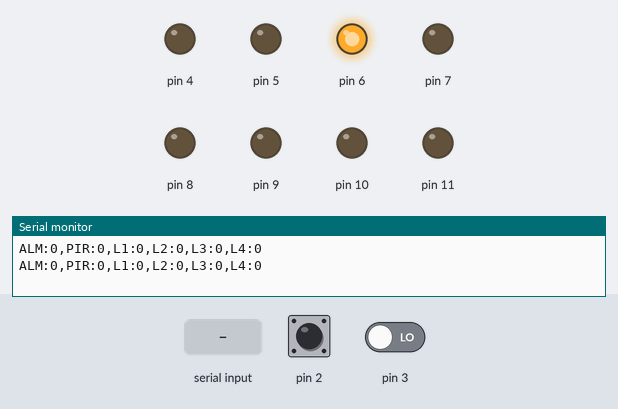
Bench run of a sketch on a simulated Arduino Uno, built with avr-gcc and run on an emulated ATmega328P. Parts: output pins drawn as LEDs (lit = HIGH), the last lines printed to the serial monitor. Dashed ring = blinking. Inputs (shaded band) come from the test bench; at power-on: pin 2 HIGH, pin 3 LOW.

Above: at 1.2 s.
1.3 s: pin 2 pulled LOW for 0.15 s
At 2.3 s:
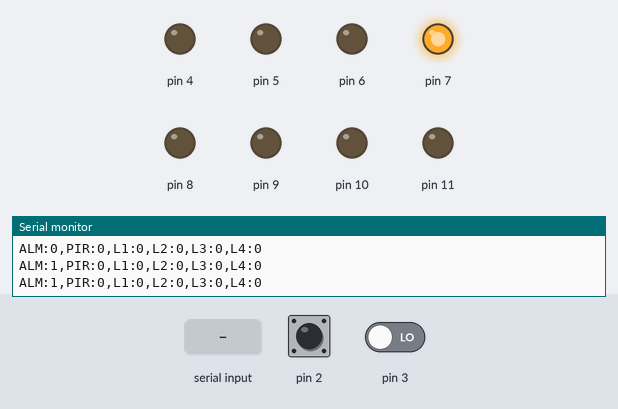
2.9 s: pin 3 driven HIGH
At 3.25 s:
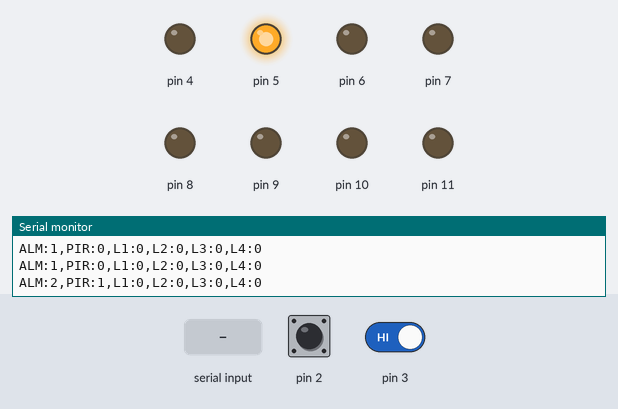
6.0 s: "1" received over Serial
At 6.75 s:
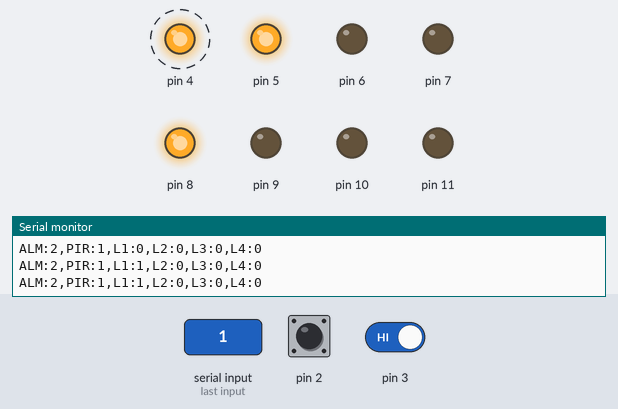
9.1 s: "2" received over Serial
At 9.75 s:
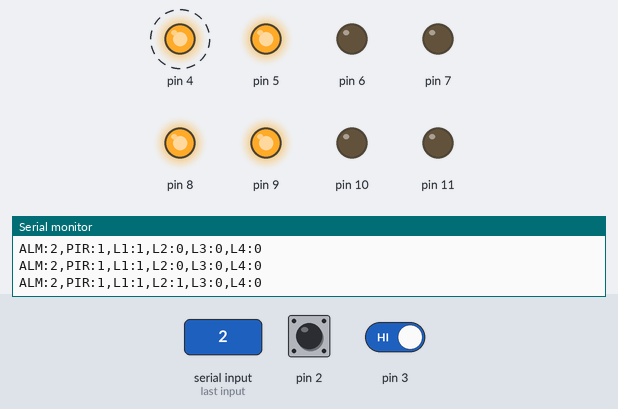
12.2 s: pin 2 pulled LOW for 1 s
At 13.0 s:
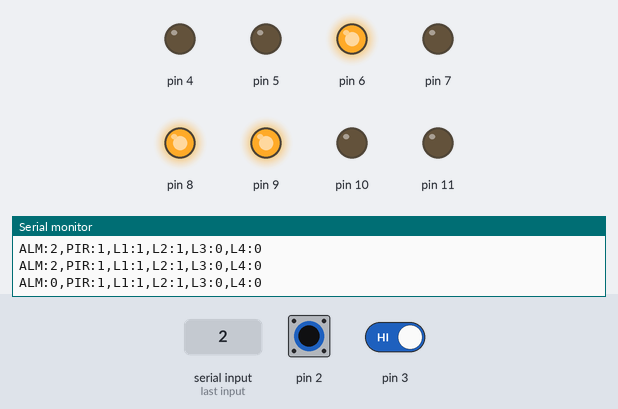
14.7 s: "q" received over Serial
At 16.1 s:
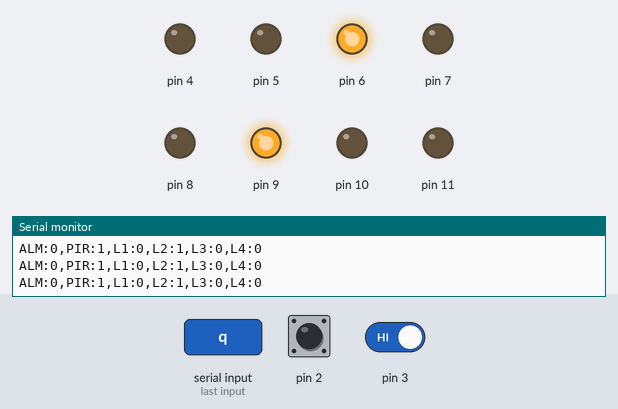
Timing chart, 0 to 17.2 s (numbered marks = the images above; inputs shaded):
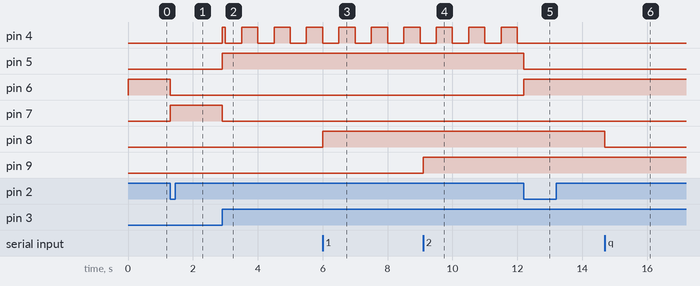

Measured:
- after the input at 1.3 s, pin 6: HIGH → LOW at once; pin 7: LOW → HIGH at once
- after the input at 2.9 s, pin 4: LOW → HIGH at once, then repeats every 1.0 s: LOW 0.50 s, HIGH 0.50 s; pin 5: LOW → HIGH at once; pin 7: HIGH → LOW at once
- after the input at 6.0 s, pin 8: LOW → HIGH at once
- after the input at 9.1 s, pin 9: LOW → HIGH at once
- after the input at 12.2 s, pin 4: stops changing and stays LOW; pin 5: HIGH → LOW at once; pin 6: LOW → HIGH at once
- after the input at 14.7 s, pin 8: HIGH → LOW at once

The sketch:

Arduino_Main_ino.ino
```cpp
#include "DomoticaControl.h"

// Instanciación del objeto del sistema domótico mapeando los pines:
// Parámetros: (Pin Botón Armar, Pin PIR, Pin Buzzer, Pin LED_R, Pin LED_G, Pin LED_B, Lum1, Lum2, Lum3, Lum4)
SistemaDomotica casa(2, 3, 4, 5, 6, 7, 8, 9, 10, 11);

void setup() {
  // Inicializamos comunicación serial a 115200 baudios (tal como lo probamos)
  Serial.begin(115200);

  // Inicializamos los pines y estados del sistema
  casa.inicializar();
}

void loop() {
  // 1. Ejecutamos la actualización continua de la máquina de estados y sensores
  casa.actualizar();

  // 2. Procesamiento de comandos entrantes desde Processing vía Puerto Serie
  if (Serial.available() > 0) {
    char comando = Serial.read();

    // Protocolo simple de comandos para las 4 luminarias:
    // '1' a '4' encienden las luminarias respectivamente.
    // 'q', 'w', 'e', 'r' apagan las luminarias 1, 2, 3 y 4 respectivamente.
    switch (comando) {
      case '1': casa.setLuminaria(0, true);  break;
      case 'q': casa.setLuminaria(0, false); break;

      case '2': casa.setLuminaria(1, true);  break;
      case 'w': casa.setLuminaria(1, false); break;

      case '3': casa.setLuminaria(2, true);  break;
      case 'e': casa.setLuminaria(2, false); break;

      case '4': casa.setLuminaria(3, true);  break;
      case 'r': casa.setLuminaria(3, false); break;
    }
  }
}
```

DomoticaControl.cpp
```cpp
#include "DomoticaControl.h"

// Constructor: Asigna pines y configura variables iniciales
SistemaDomotica::SistemaDomotica(uint8_t btnArmar, uint8_t pir, uint8_t buzzer, uint8_t ledR, uint8_t ledG, uint8_t ledB, uint8_t lum1, uint8_t lum2, uint8_t lum3, uint8_t lum4) {
  pinBotonArmar = btnArmar;
  pinPIR = pir;
  pinBuzzer = buzzer;
  pinLedR = ledR;
  pinLedG = ledG;
  pinLedB = ledB;

  pinesLuminarias[0] = lum1;
  pinesLuminarias[1] = lum2;
  pinesLuminarias[2] = lum3;
  pinesLuminarias[3] = lum4;

  estadoActual = ESTADO_DESARMADO;
  estadoAnteriorBotonArmar = HIGH;
  ultimoTiempoEnvio = 0;
}

// Inicialización de pines (equivalente al setup)
void SistemaDomotica::inicializar() {
  pinMode(pinBotonArmar, INPUT_PULLUP);
  pinMode(pinPIR, INPUT);
  pinMode(pinBuzzer, OUTPUT);
  pinMode(pinLedR, OUTPUT);
  pinMode(pinLedG, OUTPUT);
  pinMode(pinLedB, OUTPUT);

  for (uint8_t i = 0; i < 4; i++) {
    pinMode(pinesLuminarias[i], OUTPUT);
    digitalWrite(pinesLuminarias[i], LOW);
  }

  // Estado inicial: Todo apagado / sistema desarmado (LED Verde)
  digitalWrite(pinLedR, LOW);
  digitalWrite(pinLedG, HIGH);
  digitalWrite(pinLedB, LOW);
  digitalWrite(pinBuzzer, LOW);
}

// Actualización lógica continua (máquina de estados)
void SistemaDomotica::actualizar() {
  // 1. Lectura del botón de alarma (con anti-rebote simple por flanco)
  bool lecturaBoton = digitalRead(pinBotonArmar);
  if (lecturaBoton == LOW && estadoAnteriorBotonArmar == HIGH) {
    // Cambio de estado seguro entre DESARMADO y ARMADO
    if (estadoActual == ESTADO_DESARMADO) {
      estadoActual = ESTADO_ARMADO;
      // LED Azul: Sistema Armado
      digitalWrite(pinLedR, LOW);
      digitalWrite(pinLedG, LOW);
      digitalWrite(pinLedB, HIGH);
    } else if (estadoActual == ESTADO_ARMADO || estadoActual == ESTADO_ALARMA_DISPARADA) {
      estadoActual = ESTADO_DESARMADO;
      // LED Verde: Sistema Desarmado
      digitalWrite(pinLedR, LOW);
      digitalWrite(pinLedG, HIGH);
      digitalWrite(pinLedB, LOW);
      digitalWrite(pinBuzzer, LOW);
    }
    delay(200); // Pequeño debounce por software
  }
  estadoAnteriorBotonArmar = lecturaBoton;

  // 2. Lógica según el estado actual de la máquina de estados
  switch (estadoActual) {
    case ESTADO_DESARMADO:
      // Sin monitoreo de intrusión activo
      break;

    case ESTADO_ARMADO:
      // Monitoreando el sensor PIR
      if (digitalRead(pinPIR) == HIGH) {
        estadoActual = ESTADO_ALARMA_DISPARADA;
        // LED Rojo intermitente / encendido y Buzzer activo
        digitalWrite(pinLedR, HIGH);
        digitalWrite(pinLedG, LOW);
        digitalWrite(pinLedB, LOW);
      }
      break;

    case ESTADO_ALARMA_DISPARADA:
      // Suena la chicharra de forma intermitente
      digitalWrite(pinBuzzer, (millis() / 500) % 2 == HIGH ? HIGH : LOW);
      break;
  }

  // 3. Envío periódico de telemetría a Processing (cada 500ms)
  if (millis() - ultimoTiempoEnvio > 500) {
    enviarReporteSerial();
    ultimoTiempoEnvio = millis();
  }
}

// Control individual de luminarias desde Processing
void SistemaDomotica::setLuminaria(uint8_t indice, bool encender) {
  if (indice < 4) {
    digitalWrite(pinesLuminarias[indice], encender ? HIGH : LOW);
  }
}

// Devuelve el estado actual para la lógica
EstadoSistema SistemaDomotica::getEstadoActual() {
  return estadoActual;
}

// Reporte empaquetado por puerto serie hacia Processing
void SistemaDomotica::enviarReporteSerial() {
  // Formato simple: ESTADO_ALARMA, ESTADO_PIR, ESTADO_LUM1, LUM2, LUM3, LUM4
  Serial.print("ALM:");
  Serial.print(estadoActual);
  Serial.print(",PIR:");
  Serial.print(digitalRead(pinPIR));
  Serial.print(",L1:");
  Serial.print(digitalRead(pinesLuminarias[0]));
  Serial.print(",L2:");
  Serial.print(digitalRead(pinesLuminarias[1]));
  Serial.print(",L3:");
  Serial.print(digitalRead(pinesLuminarias[2]));
  Serial.print(",L4:");
  Serial.println(digitalRead(pinesLuminarias[3]));
}
```

DomoticaControl.h
```cpp
#ifndef DOMOTICA_CONTROL_H
#define DOMOTICA_CONTROL_H

#include <Arduino.h>

// Definición de Estados para la Máquina de Estados (Requisito de cátedra)
enum EstadoSistema {
  ESTADO_DESARMADO,
  ESTADO_ARMADO,
  ESTADO_ALARMA_DISPARADA
};

class SistemaDomotica {
  private:
    // Pines de Hardware
    uint8_t pinBotonArmar;
    uint8_t pinPIR;
    uint8_t pinBuzzer;
    uint8_t pinLedR;
    uint8_t pinLedG;
    uint8_t pinLedB;
    uint8_t pinesLuminarias[4];

    // Variables de estado interno
    EstadoSistema estadoActual;
    bool estadoAnteriorBotonArmar;
    unsigned long ultimoTiempoEnvio;

  public:
    // Constructor
    SistemaDomotica(uint8_t btnArmar, uint8_t pir, uint8_t buzzer, uint8_t ledR, uint8_t ledG, uint8_t ledB, uint8_t lum1, uint8_t lum2, uint8_t lum3, uint8_t lum4);

    // Métodos principales
    void inicializar();
    void actualizar();

    // Control de actuadores desde la PC (Processing)
    void setLuminaria(uint8_t indice, bool encender);

    // Consultas y reportes seriales
    EstadoSistema getEstadoActual();
    void enviarReporteSerial();
};

#endif
```
